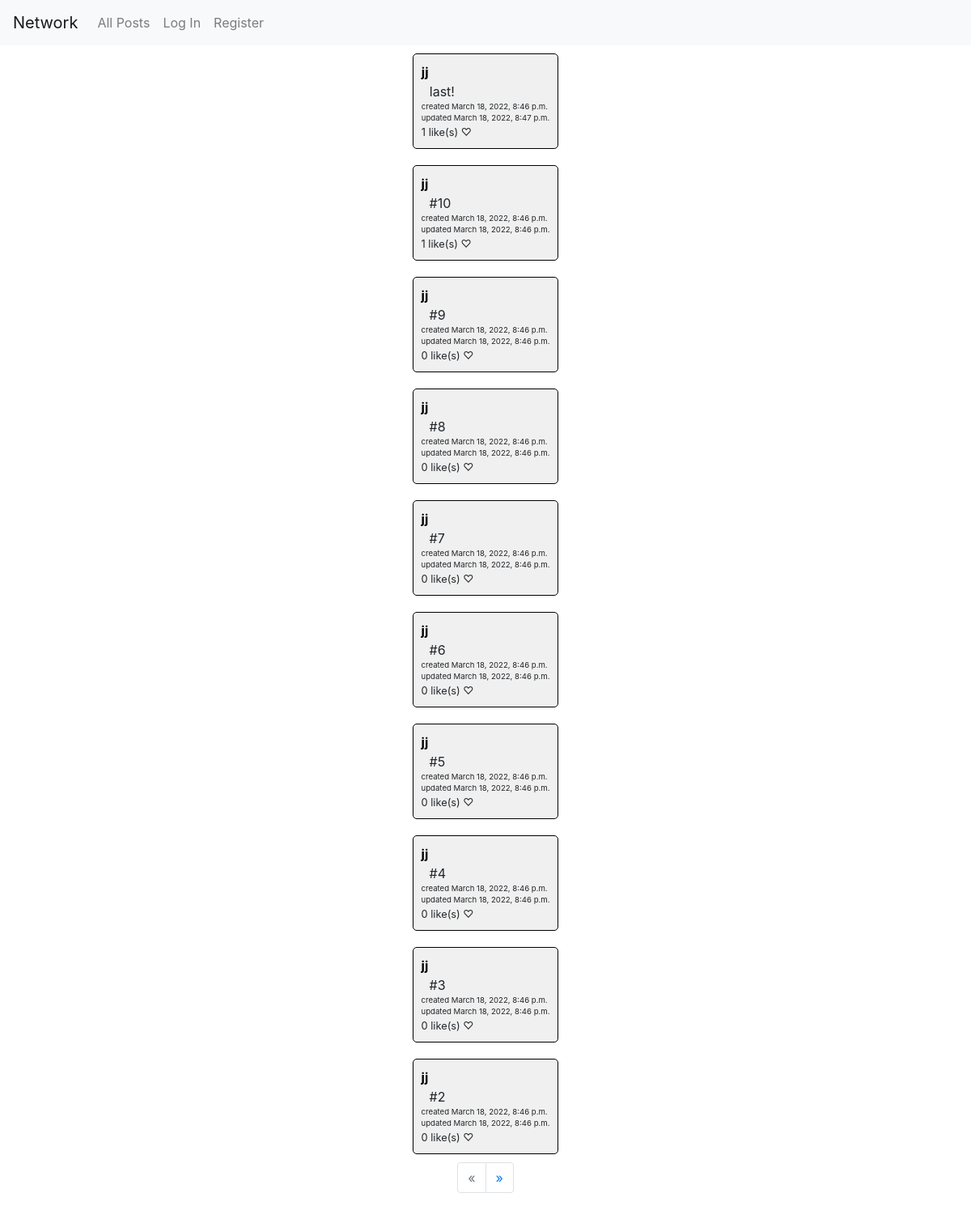
The page / on the database its author committed.
### network/models.py (models this page shows, shortened)
class Post(models.Model):
    user = models.ForeignKey(
        User, on_delete=models.CASCADE, related_name="posts")
    content = models.TextField()
    created_at = models.DateTimeField(auto_now_add=True)
    updated_at = models.DateTimeField(auto_now=True)

class User(AbstractUser):
    liked_posts = models.ManyToManyField(
        "Post", related_name="liked", blank=True)
    followed_users = models.ManyToManyField(
        "self", related_name="users_following", blank=True, symmetrical=False)

### network/views.py (the view)
# urls.py: path("", views.index, name="index"),
def index(request):
    page = request.GET.get("page", 1)
    posts = Post.objects.order_by("-created_at")
    paginator = Paginator(posts, 10)
    page_obj = paginator.get_page(page)
    return render(request, "network/index.html", {
        "page_obj": page_obj
    })

### network/templatetags/helpers.py (called while the page is built)
@register.filter
def all(queryset):
    return queryset.all()

### network/templates/network/index.html
{% extends "network/layout.html" %}
{% load helpers %}
{% block body %}
    {% for post in page_obj.object_list %}
      {% include "post.html" with post=post %}
    {% endfor %}
    <ul class="pagination">
      {% if not page_obj.has_previous %}
        <li class="page-item disabled" tabindex="-1" aria-disabled="true">
          <span class="page-link">&laquo;</span>
        </li>
      {% else %}
        <li class="page-item">
          <a class="page-link" href="?page={{ page_obj.previous_page_number }}">&laquo;</a>
        </li>
      {% endif %}
      {% if not page_obj.has_next %}
        <li class="page-item disabled" tabindex="-1" aria-disabled="true">
          <span class="page-link">&raquo;</span>
        </li>
      {% else %}
        <li class="page-item">
          <a class="page-link" href="?page={{ page_obj.next_page_number }}">&raquo;</a>
        </li>
      {% endif %}
    </ul>
{% endblock %}

### network/templates/post.html (shortened to what this page needs)
{% load helpers %}
<div class="post" id="post-{{ post.id }}" data-post-id="{{ post.id }}">
    <a href="{% url 'profile' post.user.id %}" class="post-author">{{ post.user }}</a>
    <span class="post-content">{{ post.content }}</span>
    <span class="post-created-at">created {{ post.created_at }}</span>
    <span class="post-updated-at">updated {{ post.updated_at }}</span>
    <div class="post-likes-container">
      <span class="post-likes">{{ post.liked|all|length }} like(s)</span>
      {% if post in request.user.liked_posts|all %}
        <span class="post-like post-liked">♥</span>
      {% else %}
        <span class="post-like">♡</span>
      {% endif %}
    </div>
</div>

### network/static/network/styles.css (style rules this page uses)
.post-author { font-weight: bolder; display: block; }
.post-content { display: block; padding-left: 10px; }
.post-created-at, .post-updated-at { display: block; font-size: 0.6em; }
.post-likes-container { display: block; font-size: 0.8em; }
.post { margin: 10px; padding: 10px; border: 1px solid black; border-radius: 5px; background-color: #f0f0f0; }
.post-author { color: black; }
.post-like { cursor: pointer; }

### rows shown on the page
Post: user "jj", content "last!", created_at "March 18, 2022, 8:46 p.m.", updated_at "March 18, 2022, 8:47 p.m.", liked|all "1"
Post: user "jj", content "#10", created_at "March 18, 2022, 8:46 p.m.", updated_at "March 18, 2022, 8:46 p.m.", liked|all "1"
Post: user "jj", content "#9", created_at "March 18, 2022, 8:46 p.m.", updated_at "March 18, 2022, 8:46 p.m.", liked|all "0"
Post: user "jj", content "#8", created_at "March 18, 2022, 8:46 p.m.", updated_at "March 18, 2022, 8:46 p.m.", liked|all "0"
Post: user "jj", content "#7", created_at "March 18, 2022, 8:46 p.m.", updated_at "March 18, 2022, 8:46 p.m.", liked|all "0"
Post: user "jj", content "#6", created_at "March 18, 2022, 8:46 p.m.", updated_at "March 18, 2022, 8:46 p.m.", liked|all "0"
Post: user "jj", content "#5", created_at "March 18, 2022, 8:46 p.m.", updated_at "March 18, 2022, 8:46 p.m.", liked|all "0"
Post: user "jj", content "#4", created_at "March 18, 2022, 8:46 p.m.", updated_at "March 18, 2022, 8:46 p.m.", liked|all "0"
Post: user "jj", content "#3", created_at "March 18, 2022, 8:46 p.m.", updated_at "March 18, 2022, 8:46 p.m.", liked|all "0"
Post: user "jj", content "#2", created_at "March 18, 2022, 8:46 p.m.", updated_at "March 18, 2022, 8:46 p.m.", liked|all "0"
